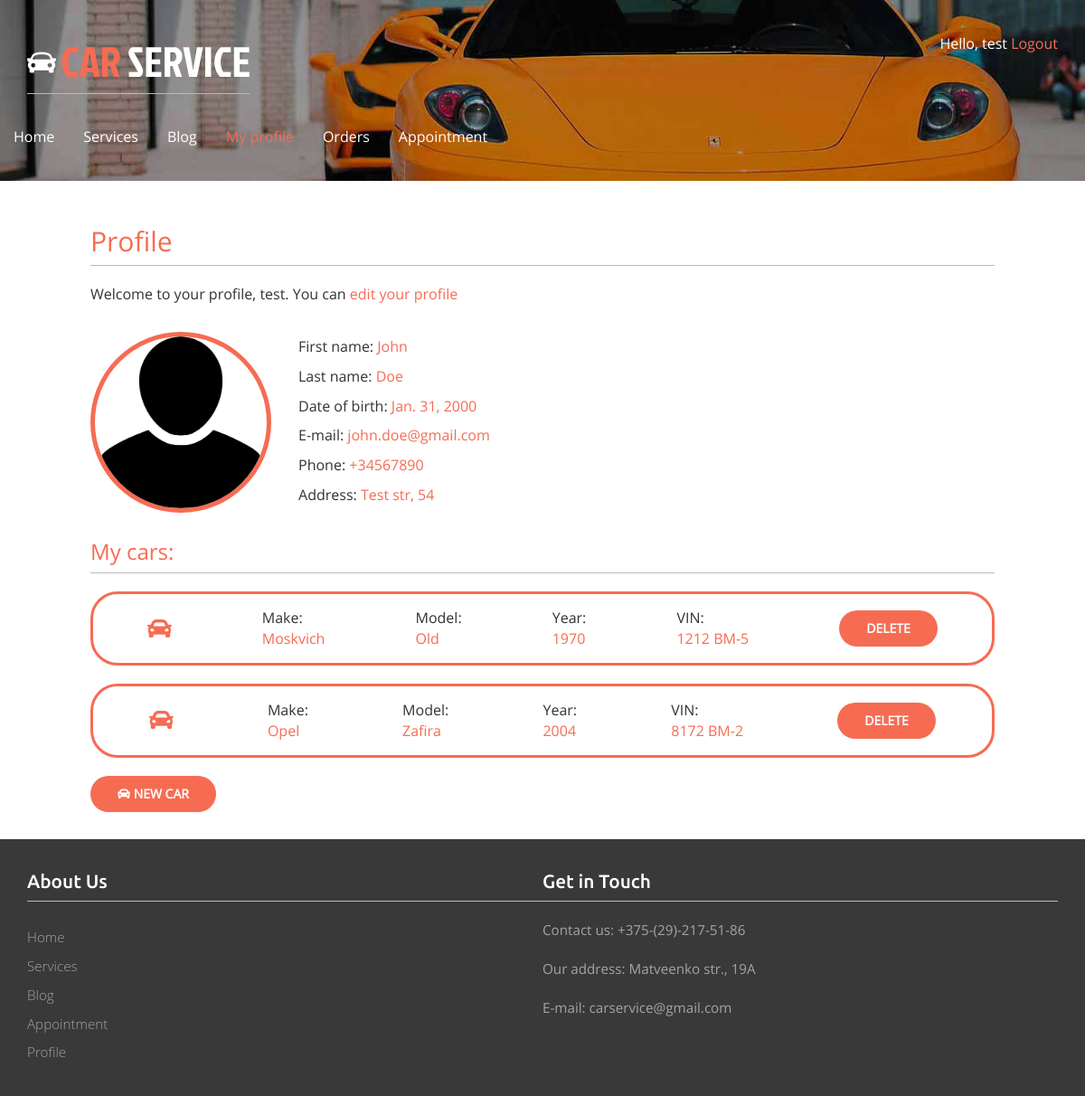
/account/ (signed in), run on the app's committed database.
### account/models.py (models this page shows, shortened)
class Profile(models.Model):
    user = models.OneToOneField(settings.AUTH_USER_MODEL, on_delete=models.CASCADE)
    date_of_birth = models.DateField(blank=True, null=True)
    photo = models.ImageField(upload_to='users/%Y/%m/%d/', blank=True)
    phone = models.CharField(blank=True, max_length=20)
    address = models.CharField(blank=True, max_length=100)

class Car(models.Model):
    user = models.ForeignKey(User, on_delete=models.CASCADE, related_name='car')
    make = models.CharField(max_length=50)
    model = models.CharField(max_length=100)
    year = models.IntegerField()
    vin = models.CharField(max_length=10)

### account/views.py (the view)
# urls.py: path('', views.profile, name='profile'),
@login_required
@csrf_exempt
def profile(request):
    profile = Profile.objects.get(id=request.user.id)
    cars = request.user.car.all()
    if request.method == 'POST':
        car = Car(
            user_id = request.user.id,
            make = request.POST.get('make'),
            model = request.POST.get('model'),
            year = request.POST.get('year'),
            vin = request.POST.get('vin')
            )
        car.save()
        car_json = {'id':car.id, 'make':car.make, 'model':car.model, 'year':car.year, 'vin':car.vin}
        return JsonResponse({'status':'ok', 'car':car_json})
    else:
        car_form = CarForm()
    return render(request,'account/profile.html',{'section': 'profile', 'profile': profile, 'cars':cars, 'car_form':car_form})

### account/templates/account/profile.html (shortened to what this page needs)
{% extends "base.html" %}
{% load static %}
{% block content %}
<h2>Profile</h2>
<p>Welcome to your profile, {{ request.user.username }}. You can <a href="{% url "edit" %}">edit your profile</a></p>
<div class="container-info">
    <img class="avatar" {% if profile.photo %} src="/media/{{profile.photo}}" {% else %} src="{% static "images/profile.png" %}" {% endif %} alt="">
    <div class="info">
        <p>First name: <span> {{request.user.first_name}}</span></p>
        <p>Last name: <span> {{request.user.last_name}}</span></p>
        <p>Date of birth: <span> {{profile.date_of_birth}}</span></p>
        <p>E-mail: <span> {{request.user.email}}</span></p>
        <p>Phone: <span>{{profile.phone}}</span></p>
        <p>Address: <span>{{profile.address}}</span></p>
    </div>
</div>
{% if not request.user.is_staff%}
<h3>My cars:</h3>
<div class="all-cars">
    {% if cars.count > 0 %}
    {% for car in cars %}
    <div class="car" id="car-{{car.id}}">
        <i class="fa fa-car"></i>
        <p>Make:  <span><br/>{{car.make}}</span></p>
        <p>Model: <span><br/>{{car.model}}</span></p>
        <p>Year: <span><br/>{{car.year}}</span></p>
        <p>VIN: <span><br>{{car.vin}}</span></p>
        <a id="delete-car" class="button" data-id="{{car.id}}" href="#">Delete</a>
    </div>
    {% endfor %}
</div>
{%else%}
<p>You don't have any cars yet</p>
{% endif %}
<button id="new-car"><i class="fa fa-car"></i> New car </button>
{% else %}
<div class="admin-rights">
    <p>You have the rights of the administrator</p>
    <a class="button" href="/admin">Open extended admin panel</a>
</div>
</div>
{% endif %}
{% endblock %}

### account/templates/base.html (shortened to what this page needs)
{% load static %}
<!DOCTYPE html>
<html>
    <head>
        <link href="{% static "css/bootstrap.css" %}" rel='stylesheet' type='text/css' />
        <link href="{% static "css/style.css" %}" rel='stylesheet' type='text/css' />
        <link href="{% static "css/font-awesome/css/all.css" %}" rel="stylesheet" type='text/css'/>
    </head>
    <body>
        <div class="banner banner2">
            <div class="container">
                <div class="header">
                    <div class="logo">
                        <h1><a href="{% url "main" %}"><img src="{% static "images/car.png" %}" alt=""/>CAR <span>SERVICE</span></a></h1>
                    </div>
                    <div class="top_details">
                        <p>
                            {% if request.user.is_authenticated %}
                             Hello, {{ request.user.username }}<a href="{% url "logout" %}"> Logout</a>
                            {% else %}<a href="{% url "login" %}">Log-in</a>{% endif %}
                        </p>
                    </div>
                    <div class="clearfix"></div>
                </div>
                <nav class="navbar navbar-default">
                    <div class="collapse navbar-collapse nav-wil" id="bs-example-navbar-collapse-1">
                        <ul class="nav navbar-nav">
                            <li {% if section == "main" %} class="active"{% endif %}><a href="/main/">Home</a></li>
                            <li {% if section == "services" %} class="active"{% endif %}><a href="{% url "services" %}">Services</a></li>
                            <li {% if section == "blog" %} class="active"{% endif %}><a href="/blog/">Blog</a></li>
                            <li {% if section == "profile" %} class="active"{% endif %}><a href="{% url "profile" %}">My profile</a></li>
                            <li {% if section == "orders" %} class="active"{% endif %}><a href="/orders/">Orders</a></li>
                            <li {% if section == "appointment" %} class="active"{% endif %}><a href="/orders/appointment">Appointment</a></li>
                        </ul>
                    </div>
                 </nav>
            </div>
        </div>
        <div id="content">
        {% block content %}{% endblock %}
        </div>
        <div class="footer2">
            <div class="container">
            <div class="ftr2-grids">
              <div class="col-md-6 ftr2-grid1">
                 <h3>About Us</h3>
                 <ul>
                    <li><a href="about.html">Home</a></li>
                    <li><a href="services.html">Services</a></li>
                    <li><a href="blog.html">Blog</a></li>
                    <li><a href="gallery.html">Appointment</a></li>
                    <li><a href="contact.html">Profile</a></li>
                 </ul>
             </div>
             <div class="col-md-6 ftr6-grid3">
                 <h3>Get in Touch</h3>
                <p>Contact us: +375-(29)-217-51-86</p>
                <p>Our address: Matveenko str., 19A</p>
                <p>E-mail: carservice@gmail.com</p>
             </div>
             <div class="clearfix"></div>
        </div>

### account/static/css/style.css (style rules this page uses)
h4, h5, h6, h1, h2, h3 { border-bottom:1px solid #bbb; padding:0 0 10px 0; margin:20px 0 20px 0; color:#f66c53; }
ul, ol { margin: 0; padding:0; }
p { margin: 5px 0px; font-size: 12pt; }
.navbar-nav { margin: -15px; margin-bottom: 10px; }
i { cursor: pointer; }
html, body { font-family: 'OpenSans-Regular'; font-size: 100%; background: #ffffff; }
.info { margin-left: 3%; display: flex; flex-direction: column; }
.info span, .car span, .order span, .edit-order span, .search span { color:#f66c53; }
.container-info { display: flex; direction: row; margin: 30px 0px; }
img.avatar { border-radius: 100px; width: 200px; height: 200px; display: inline-block; border: 5px solid #f66c53; }
h1 { border-bottom:1px solid #bbb; padding:0 0 10px 0; margin:10px 0 20px 0; color:#f66c53; }
input[type=submit], button, a.button { font-weight:bold; background:#f66c53; color:#fff; padding: 10px 30px; font-size:14px; text-transform:uppercase; border: 0; border-radius: 20px; margin: 0px 0px; }
.car { border: solid 3px #f66c53; display: flex; flex-direction: row; justify-content: space-around; align-items: center; border-radius: 30px; padding: 10px; margin: 20px 0px; }
.car i { color: #f66c53; font-size: 20pt; }
#content { padding: 30px 100px ; }
body a { transition:0.5s all; -webkit-transition:0.5s all; -moz-transition:0.5s all; -o-transition:0.5s all; -ms-transition:0.5s all; text-decoration: none; color: #f66c53; }
.banner { background:url(../images/bg3.jpg) no-repeat 0px -120px; background-size:cover; min-height:800px; }
.header { margin-top:2em; }
.logo { float:left; }
.logo h1 a { color:#F66C53; text-decoration:none; font-family:'JockeyOne-Regular'; font-size:1.3em; }
.logo h1 a img { margin-right:5px; vertical-align:initial; }
.logo h1 a span { color:#fff; }
.top_details { float:right; }
.top_details p { color:#fff; margin-bottom:0.5em; }
.navbar-default { background:none; border:none; }
.navbar-default ul li { display:inline-block; }
.navbar-default ul li a { display:block; color:#fff; text-decoration:none; padding:0 2em 0 0; }
ul.navbar-nav li.active a { background:none!important; color:#F66C53!important; }
.navbar-default .navbar-nav > li > a { color:#fff; }
.navbar-collapse { padding:0; }
.navbar { margin:2em 0; }
.footer2 { background:#393939; padding-bottom: 1em; }
.ftr2-grid1 { padding:1em 0; }
.ftr6-grid3 { padding: 1em 0; }
.ftr2-grid1 h3 { color:#fff; font-size:1.3em; font-weight:300; font-family: 'Ubuntu-Medium'; }
.ftr2-grid1 ul { margin:1.5em 0 0em 0; }
.ftr2-grid1 ul li { display:block; }
.ftr2-grid1 ul li a { display:block; padding:5px 0; color:#a4a4a4; font-size:0.95em; font-weight:300; text-decoration:none; font-family: 'Open Sans', sans-serif; }
.ftr6-grid3 h3 { color: #fff; font-size: 1.3em; font-family: 'Ubuntu-Medium'; }
.ftr6-grid3 p { margin-top:1.3em; color:#a4a4a4; font-size:0.95em; line-height:1.5em; }
.banner2 { background: url(../images/bg3.jpg) no-repeat 0px -375px; background-size: cover; min-height: 200px; max-height: 200px; }
.button { font-size: 0.85em; margin-top: 5px; padding: 10px 15px; display: inline-block; background:#F66C53; color: #FFF; outline: 0; }

### data on the page
Profile: date_of_birth "Jan. 31, 2000", phone "+34567890", address "Test str, 54"
Car: make "Moskvich", model "Old", year "1970", vin "1212 BM-5"
Car: make "Opel", model "Zafira", year "2004", vin "8172 BM-2"

### other printed values
{{ request.user.username }} "test"
{{ request.user.first_name }} "John"
{{ request.user.last_name }} "Doe"
{{ request.user.email }} "john.doe@gmail.com"
